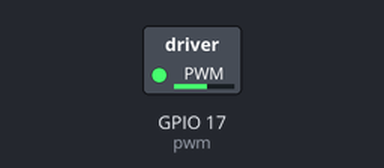
A program run on a simulated Raspberry Pi (BCM pin numbers). Shown: switched loads named in the program (green lamp = pin HIGH).

Above: at 0.1 s.
Timing chart, 0 to 1.6 s (numbered marks = the images above):
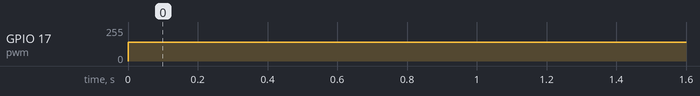

Measured:
- by itself, GPIO 17 (pwm): 0/255 → 140/255 at 0.00 s

The program:

flywheel_motor_test.py
```python
import RPi.GPIO as GPIO
import time

# TEST PARAMETERS
PWM = 55  # Duty cycle percentage

# Set up GPIO mode
GPIO.setmode(GPIO.BCM)  # Use Broadcom pin-numbering scheme
GPIO.setup(17, GPIO.OUT)  # Set GPIO pin 17 as an output

# Create a PWM instance on pin 17
pwm = GPIO.PWM(17, 1000)  # 1000 Hz frequency

# Start PWM with a 0% duty cycle (off)
pwm.start(0)

try:
    while True:
        # Increase duty cycle from 0 to 100%
        pwm.ChangeDutyCycle(PWM)

except KeyboardInterrupt:
    # Stop PWM on interrupt (Ctrl+C)
    pwm.stop()
    GPIO.cleanup()  # Clean up GPIO settings
```
